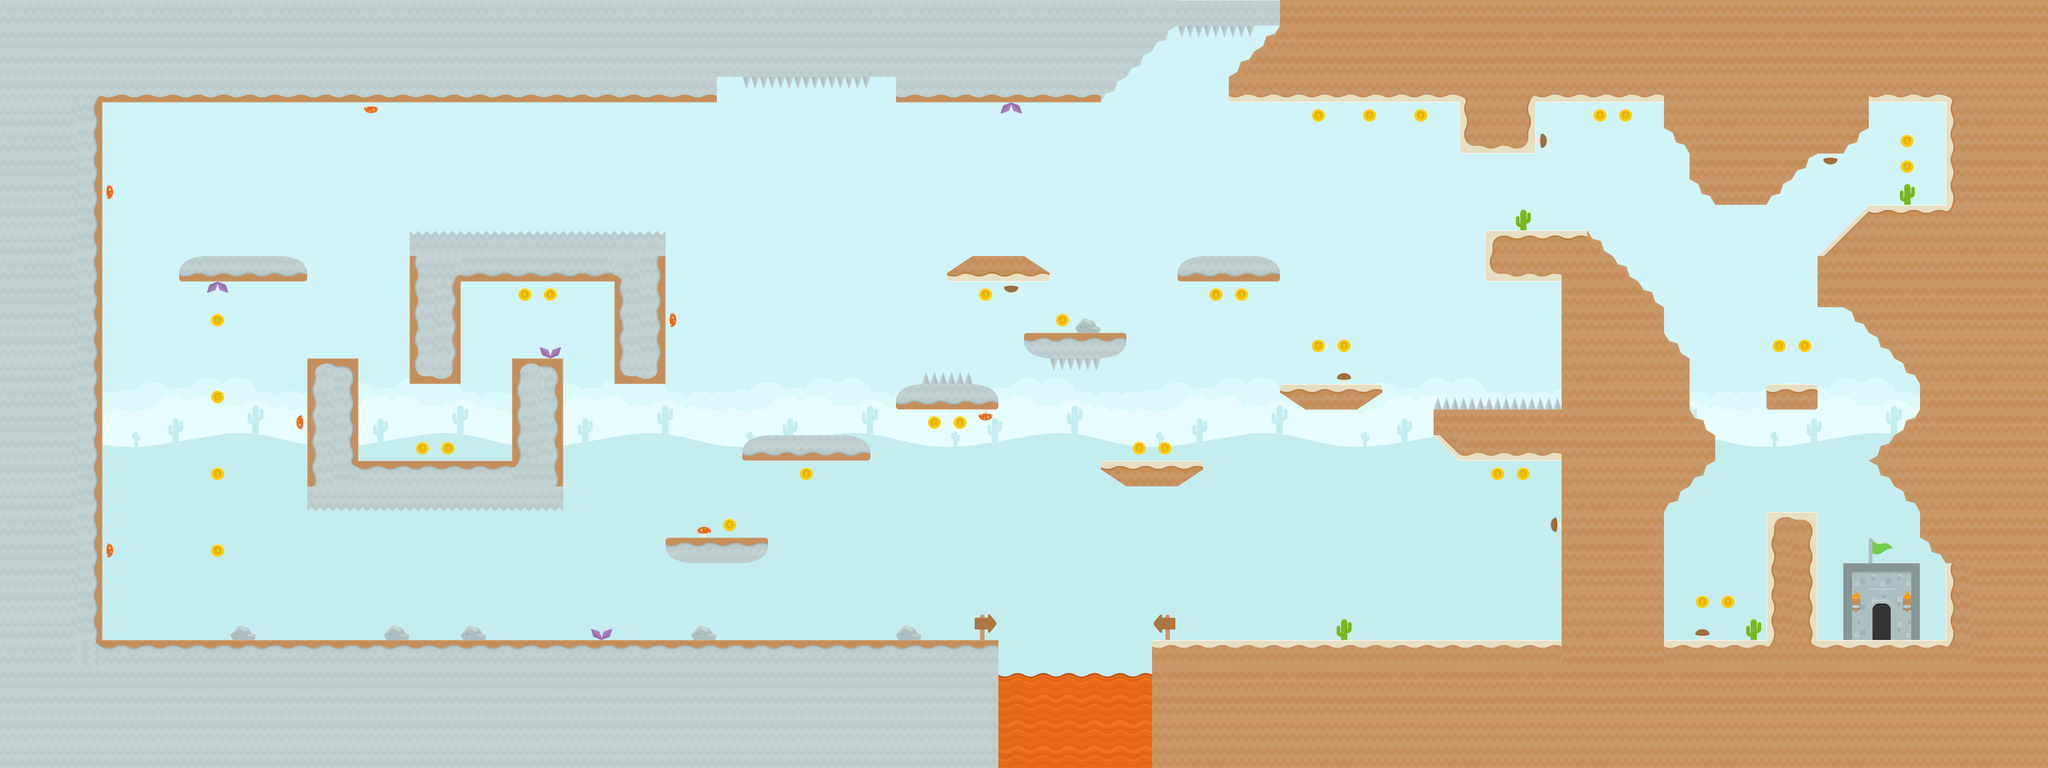

A level layout from a 2D game, rendered from its tile map. Below: a short description, then the map file with tile-grid data replaced by summaries:
An orthogonal 80x30 tile map with 70x70 px tiles, 5 tile layers (background, death, decoration, platforms, ...), 6 tilesets.

<map version="1.5" tiledversion="1.7.2" orientation="orthogonal" renderorder="right-down" width="80" height="30" tilewidth="70" tileheight="70" infinite="0" nextlayerid="6" nextobjectid="1">
 <tileset firstgid="1" source="tilesets/blue_desert_reduced.tsx" />
 <tileset firstgid="65" source="tilesets/ground_dirt.tsx" />
 <tileset firstgid="114" source="tilesets/spritesheet_tiles_reduced.tsx" />
 <tileset firstgid="242" source="tilesets/ground_sand.tsx" />
 <tileset firstgid="291" source="tilesets/ground_castle.tsx" />
 <tileset firstgid="340" source="tilesets/spritesheet_items_reduced.tsx" />
 <layer id="1" name="background" width="80" height="30">
  <data>[2400 cells, 2400 non-empty, 70 distinct tile ids]</data>
 </layer>
 <layer id="5" name="death" width="80" height="30">
  <data>[2400 cells, 35 non-empty, 2 distinct tile ids]</data>
 </layer>
 <layer id="4" name="decoration" width="80" height="30">
  <data>[2400 cells, 57 non-empty, 13 distinct tile ids]</data>
 </layer>
 <layer id="2" name="platforms" width="80" height="30">
  <data>[2400 cells, 1122 non-empty, 36 distinct tile ids]</data>
 </layer>
 <layer id="3" name="coins" width="80" height="30">
  <data>[2400 cells, 34 non-empty, 2 distinct tile ids]</data>
 </layer>
</map>
